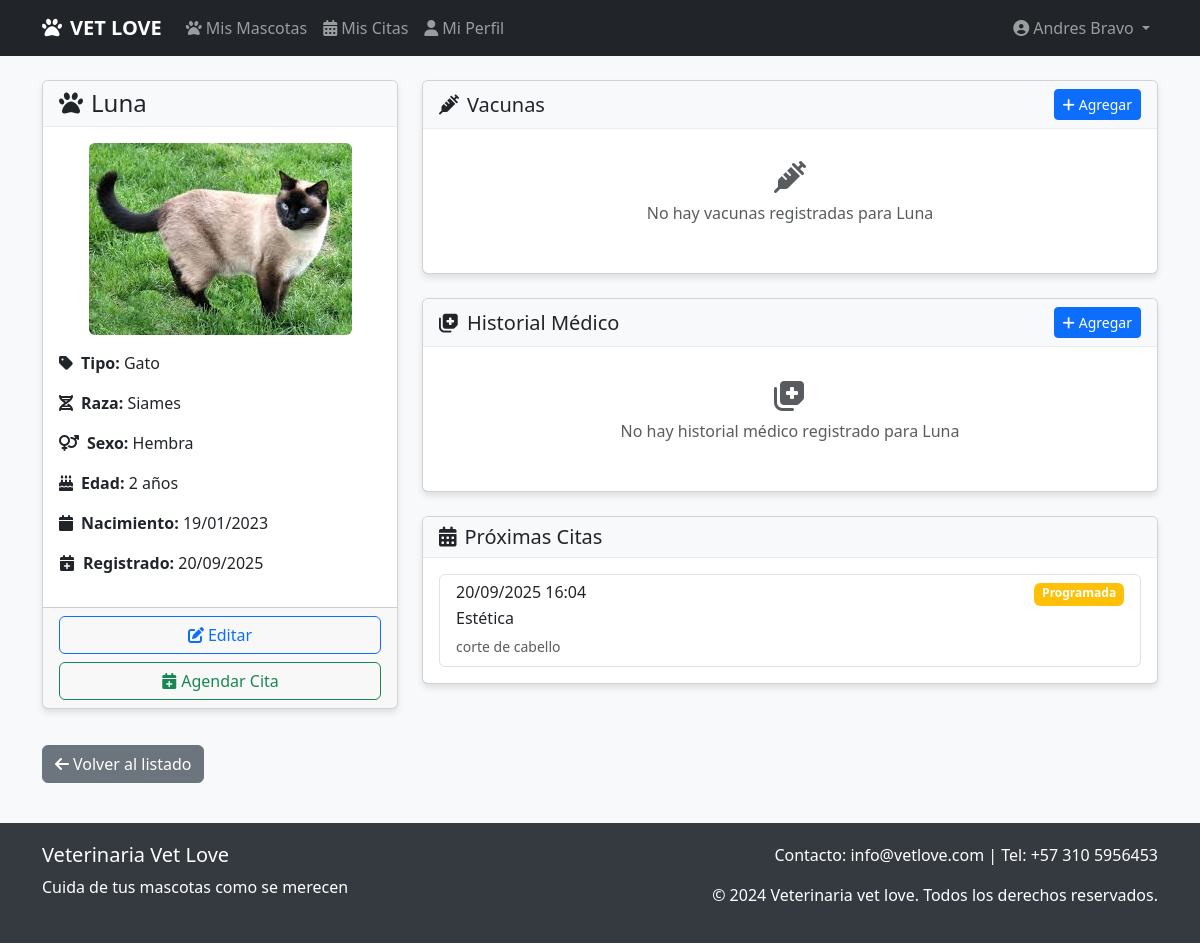
/mascotas/4/ (signed in), run on the app's committed database.
### mascotas/models.py (models this page shows, shortened)
class Mascota(models.Model):
    TIPO_CHOICES = [
        ('perro', 'Perro'),
        ('gato', 'Gato'),
        ('ave', 'Ave'),
        ('roedor', 'Roedor'),
        ('reptil', 'Reptil'),
        ('otro', 'Otro'),
    ]
    SEXO_CHOICES = [
        ('macho', 'Macho'),
        ('hembra', 'Hembra'),
    ]
    nombre = models.CharField(max_length=100, verbose_name="Nombre")
    tipo = models.CharField(max_length=10, choices=TIPO_CHOICES, verbose_name="Tipo")
    raza = models.CharField(max_length=100, blank=True, verbose_name="Raza")
    sexo = models.CharField(max_length=10, choices=SEXO_CHOICES, verbose_name="Sexo")
    fecha_nacimiento = models.DateField(null=True, blank=True, verbose_name="Fecha de nacimiento")
    cliente = models.ForeignKey(Cliente, on_delete=models.CASCADE, related_name='mascotas', verbose_name="Cliente")
    foto = models.ImageField(upload_to='mascotas/', null=True, blank=True, verbose_name="Foto")
    caracteristicas = models.TextField(blank=True, verbose_name="Características")
    fecha_registro = models.DateTimeField(auto_now_add=True, verbose_name="Fecha de registro")
    def edad(self):
        from datetime import date
        if self.fecha_nacimiento:
            today = date.today()
            return today.year - self.fecha_nacimiento.year - (
                (today.month, today.day) < (self.fecha_nacimiento.month, self.fecha_nacimiento.day)
            )
        return None
    class Meta:
        verbose_name = "Mascota"
        verbose_name_plural = "Mascotas"
        ordering = ['nombre']

### citas/models.py (models this page shows, shortened)
class Cita(models.Model):
    ESTADO_CHOICES = [
        ('programada', 'Programada'),
        ('confirmada', 'Confirmada'),
        ('completada', 'Completada'),
        ('cancelada', 'Cancelada'),
    ]
    TIPO_CHOICES = [
        ('consulta', 'Consulta General'),
        ('vacunacion', 'Vacunación'),
        ('urgencia', 'Urgencia'),
        ('cirugia', 'Cirugía'),
        ('estetica', 'Estética'),
    ]
    mascota = models.ForeignKey(Mascota, on_delete=models.CASCADE, related_name='citas')
    fecha = models.DateTimeField(verbose_name="Fecha y Hora")
    tipo = models.CharField(max_length=20, choices=TIPO_CHOICES, verbose_name="Tipo de Cita")
    motivo = models.TextField(verbose_name="Motivo de la Consulta")
    estado = models.CharField(max_length=20, choices=ESTADO_CHOICES, default='programada', verbose_name="Estado")
    veterinario = models.CharField(max_length=100, blank=True, verbose_name="Veterinario")
    notas = models.TextField(blank=True, verbose_name="Notas")
    recordatorio_enviado = models.BooleanField(default=False, verbose_name="Recordatorio Enviado")
    fecha_creacion = models.DateTimeField(auto_now_add=True, verbose_name="Fecha de Creación")
    class Meta:
        ordering = ['fecha']
        verbose_name = 'Cita'
        verbose_name_plural = 'Citas'

### mascotas/views.py (the view)
# urls.py: path('<int:mascota_id>/', views.detalle_mascota, name='detalle_mascota'),
@login_required
def detalle_mascota(request, mascota_id):
    mascota = get_object_or_404(Mascota, id=mascota_id)
    if not hasattr(request.user, 'cliente') or mascota.cliente != request.user.cliente:
        return HttpResponseForbidden("No tienes permiso para ver esta mascota")
    historial = mascota.historial_medico.all()
    vacunas = mascota.vacunas.all()
    citas = mascota.citas.all()
    return render(request, 'mascotas/detalle_mascota.html', {
        'mascota': mascota,
        'historial': historial,
        'vacunas': vacunas,
        'citas': citas
    })

### mascotas/templates/mascotas/detalle_mascota.html (shortened to what this page needs)
{% extends 'base.html' %}
{% block content %}
<div class="row">
    <div class="col-md-4">
        <div class="card">
            <div class="card-header">
                <h4 class="card-title mb-0">
                    <i class="fas fa-paw me-2"></i>{{ mascota.nombre }}
                </h4>
            </div>
            <div class="card-body text-center">
                {% if mascota.foto %}
                <img src="{{ mascota.foto.url }}" alt="{{ mascota.nombre }}" class="img-fluid rounded mb-3" style="max-height: 250px;">
                {% else %}
                <div class="bg-secondary text-white rounded d-flex align-items-center justify-content-center mb-3" style="height: 200px;">
                    <i class="fas fa-camera fa-3x"></i>
                </div>
                {% endif %}
                <div class="text-start">
                    <p><strong><i class="fas fa-tag me-2"></i>Tipo:</strong> {{ mascota.get_tipo_display }}</p>
                    <p><strong><i class="fas fa-dna me-2"></i>Raza:</strong> {{ mascota.raza|default:"No especificada" }}</p>
                    <p><strong><i class="fas fa-venus-mars me-2"></i>Sexo:</strong> {{ mascota.get_sexo_display }}</p>
                    {% if mascota.fecha_nacimiento %}
                    <p><strong><i class="fas fa-birthday-cake me-2"></i>Edad:</strong> {{ mascota.edad }} años</p>
                    <p><strong><i class="fas fa-calendar me-2"></i>Nacimiento:</strong> {{ mascota.fecha_nacimiento|date:"d/m/Y" }}</p>
                    {% endif %}
                    <p><strong><i class="fas fa-calendar-plus me-2"></i>Registrado:</strong> {{ mascota.fecha_registro|date:"d/m/Y" }}</p>
                </div>
            </div>
            <div class="card-footer">
                <div class="d-grid gap-2">
                    <a href="{% url 'mascotas:editar_mascota' mascota.id %}" class="btn btn-outline-primary">
                        <i class="fas fa-edit me-1"></i>Editar
                    </a>
                    <a href="{% url 'citas:solicitar_cita' %}?mascota={{ mascota.id }}" class="btn btn-outline-success">
                        <i class="fas fa-calendar-plus me-1"></i>Agendar Cita
                    </a>
                </div>
            </div>
        </div>
    </div>
    <div class="col-md-8">
        <div class="card mb-4">
            <div class="card-header d-flex justify-content-between align-items-center">
                <h5 class="mb-0"><i class="fas fa-syringe me-2"></i>Vacunas</h5>
                <a href="{% url 'mascotas:agregar_vacuna' mascota.id %}" class="btn btn-sm btn-primary">
                    <i class="fas fa-plus me-1"></i>Agregar
                </a>
            </div>
            <div class="card-body">
                {% if vacunas %}
                <div class="table-responsive">
                    <table class="table table-striped table-hover">
                        <thead>
                            <tr>
                                <th>Vacuna</th>
                                <th>Fecha aplicación</th>
                                <th>Próxima aplicación</th>
                                <th>Estado</th>
                            </tr>
                        </thead>
                        <tbody>
                            {% for vacuna in vacunas %}
                            <tr>
                                <td>{{ vacuna.nombre }}</td>
                                <td>{{ vacuna.fecha_aplicacion|date:"d/m/Y" }}</td>
                                <td>{{ vacuna.fecha_proxima|date:"d/m/Y" }}</td>
                                <td>
                                    <span class="badge bg-{% if vacuna.aplicada %}success{% else %}warning{% endif %}">
                                        {% if vacuna.aplicada %}Aplicada{% else %}Pendiente{% endif %}
                                    </span>
                                </td>
                            </tr>
                            {% endfor %}
                        </tbody>
                    </table>
                </div>
                {% else %}
                <div class="text-center text-muted py-3">
                    <i class="fas fa-syringe fa-2x mb-2"></i>
                    <p>No hay vacunas registradas para {{ mascota.nombre }}</p>
                </div>
                {% endif %}
            </div>
        </div>
        <div class="card mb-4">
            <div class="card-header d-flex justify-content-between align-items-center">
                <h5 class="mb-0"><i class="fas fa-notes-medical me-2"></i>Historial Médico</h5>
                <a href="{% url 'mascotas:agregar_historial' mascota.id %}" class="btn btn-sm btn-primary">
                    <i class="fas fa-plus me-1"></i>Agregar
                </a>
            </div>
            <div class="card-body">
                {% if historial %}
                <div class="accordion" id="historialAccordion">
                    {% for registro in historial %}
                    <div class="accordion-item">
                        <h2 class="accordion-header" id="heading{{ registro.id }}">
                            <button class="accordion-button collapsed" type="button" data-bs-toggle="collapse" data-bs-target="#collapse{{ registro.id }}">
                                {{ registro.fecha|date:"d/m/Y H:i" }} - {{ registro.veterinario }}
                                {% if registro.peso %}({{ registro.peso }} kg){% endif %}
                            </button>
                        </h2>
                        <div id="collapse{{ registro.id }}" class="accordion-collapse collapse" data-bs-parent="#historialAccordion">
                            <div class="accordion-body">
                                <p><strong>Diagnóstico:</strong> {{ registro.diagnostico }}</p>
                                {% if registro.tratamiento %}
                                <p><strong>Tratamiento:</strong> {{ registro.tratamiento }}</p>
                                {% endif %}
                                {% if registro.observaciones %}
                                <p><strong>Observaciones:</strong> {{ registro.observaciones }}</p>
                                {% endif %}
                            </div>
                        </div>
                    </div>
                    {% endfor %}
                </div>
                {% else %}
                <div class="text-center text-muted py-3">
                    <i class="fas fa-notes-medical fa-2x mb-2"></i>
                    <p>No hay historial médico registrado para {{ mascota.nombre }}</p>
                </div>
                {% endif %}
            </div>
        </div>
        <div class="card">
            <div class="card-header">
                <h5 class="mb-0"><i class="fas fa-calendar-alt me-2"></i>Próximas Citas</h5>
            </div>
            <div class="card-body">
                {% if citas %}
                <div class="list-group">
                    {% for cita in citas %}
                    <div class="list-group-item">
                        <div class="d-flex w-100 justify-content-between">
                            <h6 class="mb-1">{{ cita.fecha|date:"d/m/Y H:i" }}</h6>
                            <span class="badge bg-{% if cita.estado == 'programada' %}warning{% elif cita.estado == 'confirmada' %}info{% else %}secondary{% endif %}">
                                {{ cita.get_estado_display }}
                            </span>
                        </div>
                        <p class="mb-1">{{ cita.get_tipo_display }}</p>
                        <small class="text-muted">{{ cita.motivo|truncatewords:10 }}</small>
                    </div>
                    {% endfor %}
                </div>
                {% else %}
                <div class="text-center text-muted py-3">
                    <i class="fas fa-calendar fa-2x mb-2"></i>
                    <p>No hay citas programadas para {{ mascota.nombre }}</p>
                </div>
                {% endif %}
            </div>
        </div>
    </div>
</div>
<div class="mt-3">
    <a href="{% url 'mascotas:lista_mascotas' %}" class="btn btn-secondary">
        <i class="fas fa-arrow-left me-1"></i>Volver al listado
    </a>
</div>
{% endblock %}

### templates/base.html (shortened to what this page needs)
<!DOCTYPE html>
<html lang="es">
<head>
    <link href="https://cdn.jsdelivr.net/npm/bootstrap@5.3.0/dist/css/bootstrap.min.css" rel="stylesheet">
    <link rel="stylesheet" href="https://cdnjs.cloudflare.com/ajax/libs/font-awesome/6.4.0/css/all.min.css">
</head>
<body>
    <nav class="navbar navbar-expand-lg navbar-dark {% if user.is_staff %}admin-nav{% else %}bg-dark{% endif %} fixed-top">
        <div class="container">
           <a class="navbar-brand" href="{% url 'home' %}">
                <i class="fas fa-paw me-2"></i>VET LOVE
           </a>
            <div class="collapse navbar-collapse" id="navbarNav">
                <ul class="navbar-nav me-auto">
                    {% if user.is_staff %}
                    <li class="nav-item">
                        <a class="nav-link" href="{% url 'administracion:dashboard_admin' %}">
                            <i class="fas fa-tachometer-alt me-1"></i>Dashboard
                        </a>
                    </li>
                    <li class="nav-item">
                        <a class="nav-link" href="{% url 'admin:index' %}">
                            <i class="fas fa-cog me-1"></i>Panel Admin
                        </a>
                    </li>
                    <li class="nav-item">
                        <a class="nav-link" href="{% url 'admin:clientes_cliente_changelist' %}">
                            <i class="fas fa-users me-1"></i>Clientes
                        </a>
                    </li>
                    <li class="nav-item">
                        <a class="nav-link" href="{% url 'admin:mascotas_mascota_changelist' %}">
                            <i class="fas fa-paw me-1"></i>Mascotas
                        </a>
                    </li>
                    <li class="nav-item">
                        <a class="nav-link" href="{% url 'admin:citas_cita_changelist' %}">
                            <i class="fas fa-calendar-alt me-1"></i>Citas
                        </a>
                    </li>
                    {% else %}
                    <li class="nav-item">
                        <a class="nav-link" href="{% url 'mascotas:lista_mascotas' %}">
                            <i class="fas fa-paw me-1"></i>Mis Mascotas
                        </a>
                    </li>
                    <li class="nav-item">
                        <a class="nav-link" href="{% url 'citas:mis_citas' %}">
                            <i class="fas fa-calendar-alt me-1"></i>Mis Citas
                        </a>
                    </li>
                    <li class="nav-item">
                        <a class="nav-link" href="{% url 'clientes:perfil_cliente' %}">
                            <i class="fas fa-user me-1"></i>Mi Perfil
                        </a>
                    </li>
                    {% endif %}
                </ul>
                <ul class="navbar-nav">
                    {% if user.is_authenticated %}
                    <li class="nav-item dropdown">
                        <a class="nav-link dropdown-toggle" href="#" id="navbarDropdown" role="button" data-bs-toggle="dropdown">
                            <i class="fas fa-user-circle me-1"></i>{{ user.get_full_name|default:user.username }}
                        </a>
                    </li>
                    {% else %}
                    <li class="nav-item">
                        <a class="nav-link" href="{% url 'login' %}">
                            <i class="fas fa-sign-in-alt me-1"></i>Iniciar Sesión
                        </a>
                    </li>
                    {% endif %}
                </ul>
            </div>
        </div>
    </nav>
    <main class="container mt-4">
        {% block content %}
        {% endblock %}
    </main>
    <footer class="footer">
        <div class="container">
            <div class="row">
                <div class="col-md-6">
                    <h5>Veterinaria Vet Love</h5>
                    <p>Cuida de tus mascotas como se merecen</p>
                </div>
                <div class="col-md-6 text-md-end">
                    <p>Contacto: info@vetlove.com | Tel: +57 310 5956453</p>
                    <p>&copy; 2024 Veterinaria vet love. Todos los derechos reservados.</p>
                </div>
            </div>
        </div>
    </footer>
</body>
</html>

### templates/base.html (style rules this page uses)
body { background-color: #f8f9fa; padding-top: 56px; }
.navbar-brand { font-weight: bold; }
.footer { background-color: #343a40; color: white; padding: 20px 0; margin-top: 40px; }
.card { box-shadow: 0 4px 6px rgba(0, 0, 0, 0.1); margin-bottom: 20px; }
.card-header { background-color: #f8f9fa; border-bottom: 1px solid #e9ecef; }

### data on the page
Mascota: nombre "Luna", foto (picture), tipo "Gato", raza "Siames", sexo "Hembra", edad "2", fecha_nacimiento "19/01/2023", fecha_registro "20/09/2025"
Cita: fecha "20/09/2025 16:04", estado "Programada", tipo "Estética", motivo "corte de cabello"

### other printed values
{{ user.get_full_name|default:user.username }} "Andres Bravo"
